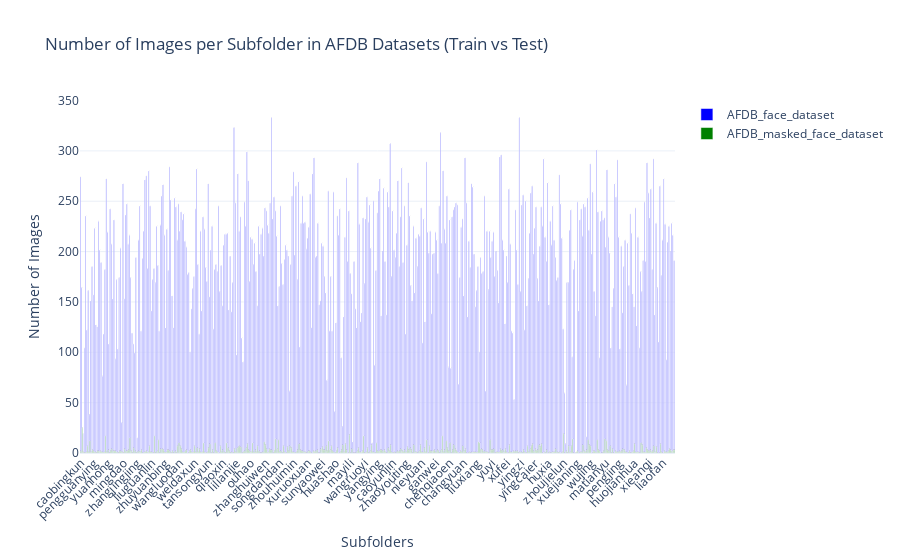

The notebook cell this image was saved under:
### Code cell
import os
import plotly.graph_objects as go

def count_images_in_nested_folders(dataset_path):
    folder_counts = {}
    for root, dirs, _ in os.walk(dataset_path):
        for dir_name in dirs:
            folder_path = os.path.join(root, dir_name)
            count = sum(
                1 for file in os.listdir(folder_path)
                if file.lower().endswith(('png', 'jpg', 'jpeg', 'bmp', 'tiff'))
            )
            if count > 0:  # Include only if the folder contains images
                relative_path = os.path.relpath(folder_path, dataset_path)
                folder_counts[relative_path] = count
    return folder_counts

# Paths to the datasets
train_dataset_path = 'AFDB_face_dataset'  # Path for the first dataset
test_dataset_path = 'AFDB_masked_face_dataset'  # Path for the second dataset

# Count images in the datasets
train_image_counts = count_images_in_nested_folders(train_dataset_path)
test_image_counts = count_images_in_nested_folders(test_dataset_path)

# Combine the data for both datasets
# We ensure each category (subfolder) is included in both datasets' counts
all_categories = set(train_image_counts.keys()).union(test_image_counts.keys())

# Separate data for plotting
categories = list(all_categories)
train_counts = [train_image_counts.get(category, 0) for category in categories]
test_counts = [test_image_counts.get(category, 0) for category in categories]

# Create a Plotly bar chart
fig = go.Figure()

# Add bars for the training dataset
fig.add_trace(go.Bar(
    x=categories,
    y=train_counts,
    name="AFDB_face_dataset",
    marker_color='blue',
    text=train_counts,  # Add the count on top of the bar
    textposition="outside",
    textfont=dict(size=14, color="black")  # Style the text
))

# Add bars for the test dataset
fig.add_trace(go.Bar(
    x=categories,
    y=test_counts,
    name="AFDB_masked_face_dataset",
    marker_color='green',
    text=test_counts,  # Add the count on top of the bar
    textposition="outside",
    textfont=dict(size=14, color="black")  # Style the text
))

fig.update_layout(
    title="Number of Images per Subfolder in RMFRD Datasets (Train vs Test)",
    xaxis_title="Subfolders",
    yaxis_title="Number of Images",
    template="plotly_white",
    xaxis=dict(tickangle=-45),
    barmode='group',  # Group bars for train and test
    showlegend=True
)

fig.show()

### Figure 1 — Plotly figure (JSON) as saved in the notebook; plotly's stock layout.template omitted (floating-point values rounded to 4 significant figures; data arrays with more than 128 entries replaced by an {"elided": "..."} marker saying what was removed)
{"data": [{"marker": {"color": "blue"}, "name": "AFDB_face_dataset", "text": {"elided": "461 str values"}, "textfont": {"color": "black", "size": 14}, "textposition": "outside", "type": "bar", "x": {"elided": "461 str values"}, "y": {"elided": "461 int values"}}, {"marker": {"color": "green"}, "name": "AFDB_masked_face_dataset", "text": {"elided": "461 str values"}, "textfont": {"color": "black", "size": 14}, "textposition": "outside", "type": "bar", "x": {"elided": "461 str values"}, "y": {"elided": "461 int values"}}], "layout": {"barmode": "group", "showlegend": true, "title": {"text": "Number of Images per Subfolder in AFDB Datasets (Train vs Test)"}, "xaxis": {"tickangle": -45, "title": {"text": "Subfolders"}}, "yaxis": {"title": {"text": "Number of Images"}}}}
